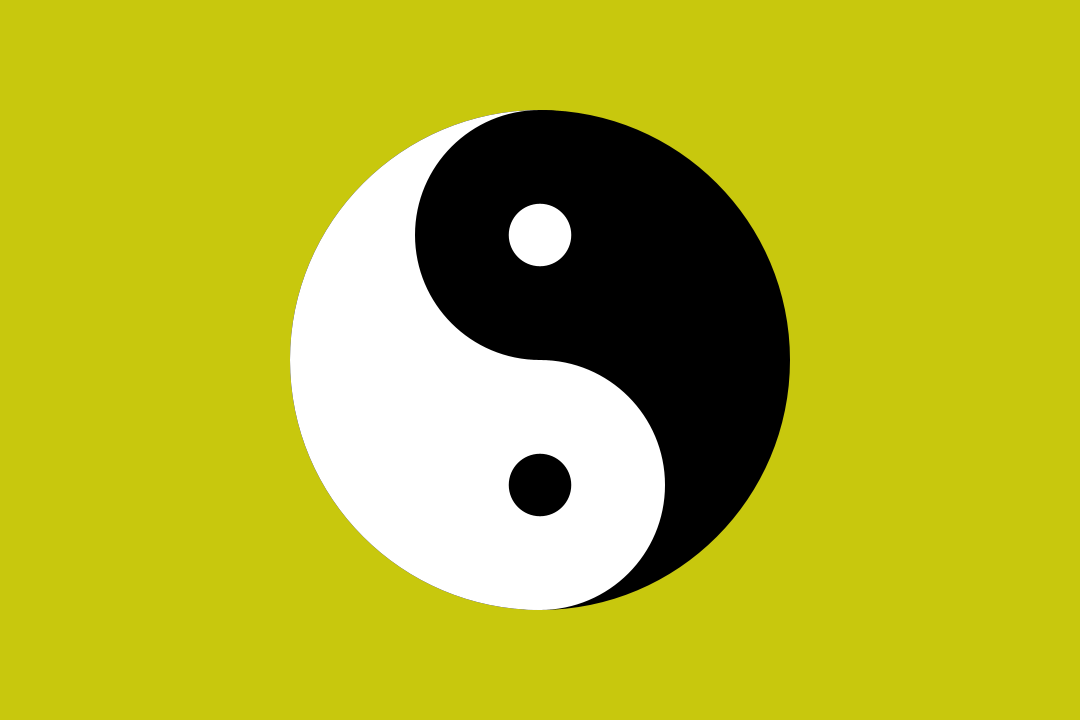
Frame 1 (no input)
Frame 60 (the mouse pressed at the canvas centre just before this capture): identical to frame 1, image omitted
Frame 120 (the mouse held since frame 60 and released just before this capture): identical to frame 1, image omitted

The Processing sketch that drew this single still picture (run headless with seeded random() and noise(); from frame 60 on, the mouse is pressed at the canvas centre):

// Processing sketch: ativ_yinyang
// ── ativ_yinyang.pde
float modulo = 500;

void setup() {
  size(1080, 720);
}

void draw() {
  background(200, 200, 13);
  yinYang(modulo);
}

void yinYang(float mod) {
  noStroke();
  fill(0);
  ellipseMode(CENTER);
  ellipse(width / 2, height / 2, mod, mod); // elipse principal
  fill(255);
  arc(width / 2, height / 2, mod, mod, HALF_PI, PI + HALF_PI); // arco
  fill(0);
  ellipse(width / 2, (height / 2) - (mod/4), mod / 2, mod / 2); // elipse preta de cima
  fill(255);
  ellipse(width / 2, (height / 2) + (mod/4), mod / 2, mod / 2); // elipse branca de baixo
  fill(0);
  ellipse(width / 2, (height / 2) + (mod/4), mod / 8, mod / 8); // elipse preta de dentro
  fill(255);
  ellipse(width / 2, (height / 2) - (mod/4), mod / 8, mod / 8); // elipse branca de dentro
}

void keyReleased(){
  modulo = modulo / 2;
}
